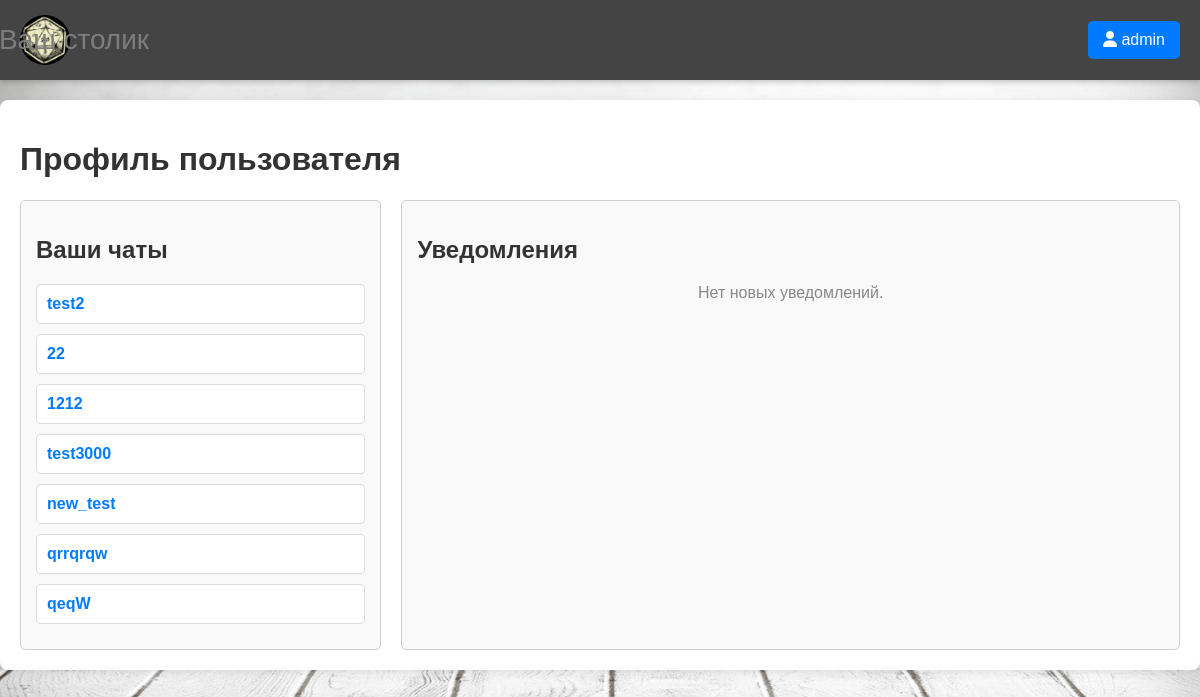
The page /profile/ (signed in) on the database as committed earlier.
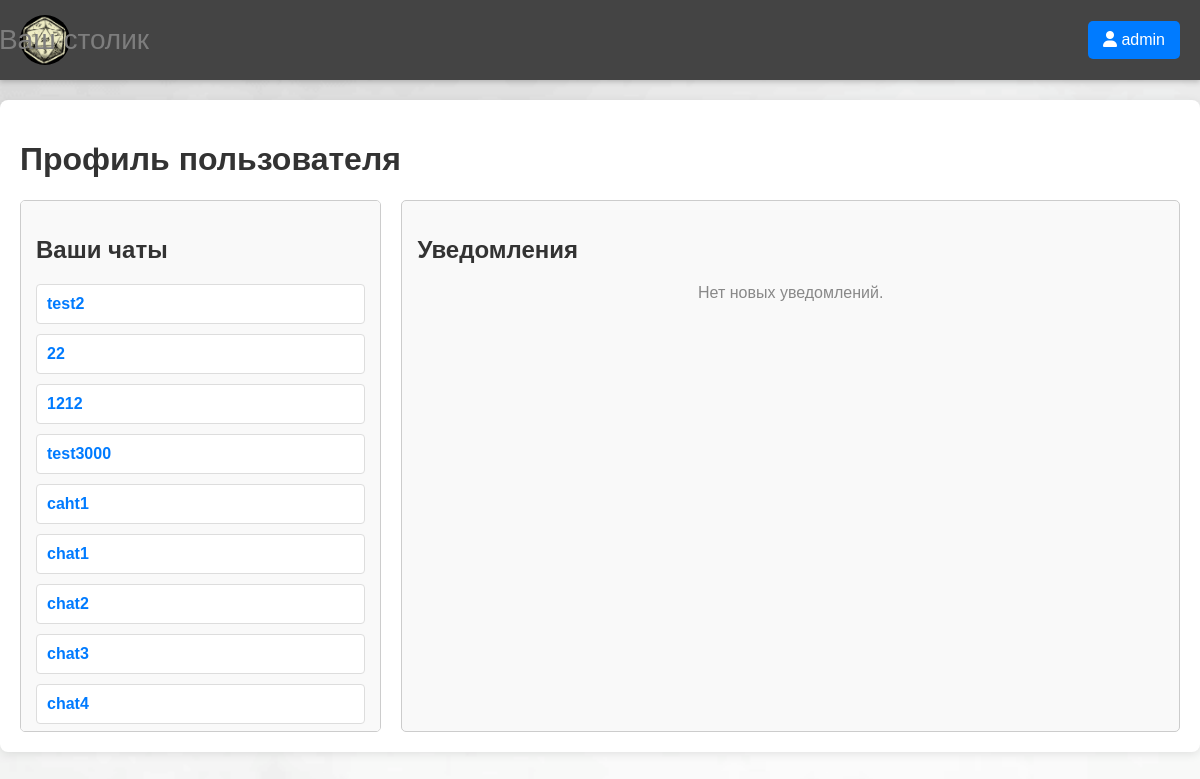
The same page on the database as committed later.
### MyChat/models.py (models this page shows, shortened)
class Chat(models.Model):
    name = models.CharField(max_length=255)
    created_at = models.DateTimeField(auto_now_add=True)
    creator = models.ForeignKey(User, on_delete=models.CASCADE, related_name='created_chats')
    users = models.ManyToManyField(User, related_name='chats')
    invited_users = models.ManyToManyField(User, related_name='invited_chats', blank=True)

### MySite/views.py (the view)
# urls.py: path('profile/', profile_view, name='profile'),
def profile_view(request):
    user = request.user
    chats = Chat.objects.filter(Q(users=user) | Q(creator=user)).distinct()
    invitations = ChatInvite.objects.filter(user=user, status='pending')
    join_requests = ChatJoinRequest.objects.filter(chat__creator=user, status='pending')
    notifications = list(chain(invitations, join_requests))
    return render(request, 'MySite/profile.html', {
        'chats': chats,
        'notifications': notifications,
    })

### MySite/templates/MySite/profile.html (shortened to what this page needs)
<!DOCTYPE html>
<html lang="ru">
<head>
    {% load static %}
    {% load custom_filters %}
    <link rel="stylesheet" href="{% static 'MySite/style.css' %}">
</head>
<body>
    {% include 'MySite/cap.html' %}
    <main>
        <h1>Профиль пользователя</h1>
        <div class="profile-container">
            <div class="chat-list">
                <h2>Ваши чаты</h2>
                {% if chats %}
                    {% for chat in chats %}
                        <div class="chat-item">
                            <a href="{% url 'chat_page' chat.id %}">{{ chat.name }}</a>
                        </div>
                    {% endfor %}
                {% else %}
                    <p class="empty-message">У вас нет чатов.</p>
                {% endif %}
            </div>
            <div class="invitation-list">
                <h2>Уведомления</h2>
                {% if notifications %}
                    {% for notification in notifications %}
                        <div class="invitation-item">
                            {% if notification|instanceof:"MyChat.ChatInvite" %}
                                <p>Приглашение от <strong>{{ notification.user.username }}</strong> в чат <strong>{{ notification.chat.name }}</strong></p>
                            {% elif notification|instanceof:"MyChat.ChatJoinRequest" %}
                                <p>Запрос от <strong>{{ notification.user.username }}</strong> на вступление в чат <strong>{{ notification.chat.name }}</strong></p>
                            {% endif %}
                            <div class="button-container">
                                <a href="{% url 'accept_invite' notification.id %}" class="button accept-button">Принять</a>
                                <a href="{% url 'decline_invite' notification.id %}" class="button decline-button">Отклонить</a>
                            </div>
                        </div>
                    {% endfor %}
                {% else %}
                    <p class="empty-message">Нет новых уведомлений.</p>
                {% endif %}
            </div>
        </div>
    </main>
</body>
</html>

Rows that differ between the two databases and show on the page:
no longer on this page (row unchanged): Chat: name "new_test"
no longer on this page (row unchanged): Chat: name "qrrqrqw"
no longer on this page (row unchanged): Chat: name "qeqW"
added Chat: name "caht1"
added Chat: name "chat1"
added Chat: name "chat2"
added Chat: name "chat3"
added Chat: name "chat4"
